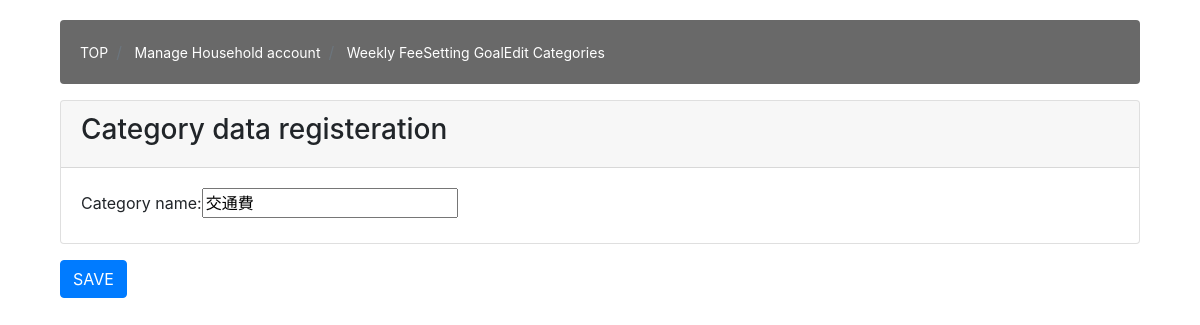
Before: /kakeibo/update_category/2 with the older database file.
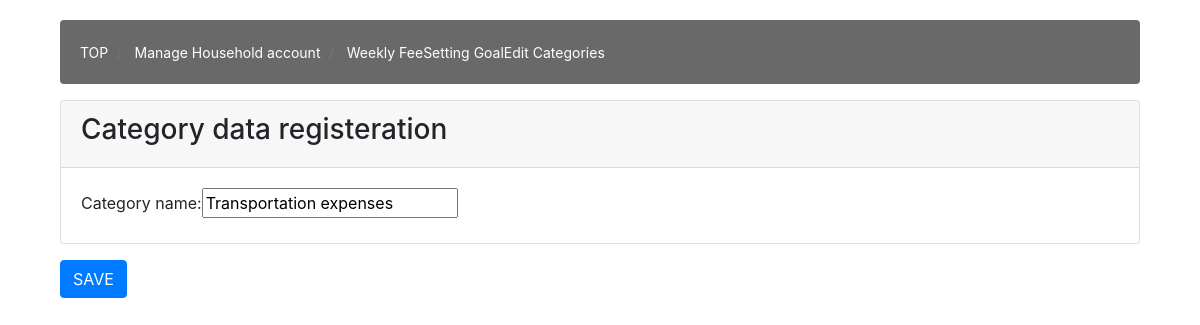
After: the same page with the newer database file.
### kakeibo/models.py (models this page shows, shortened)
class Category(models.Model):
    class Meta:
        db_table = "category"
        verbose_name = "Category"
        verbose_name_plural = "Category"
    category_name = models.CharField(max_length=255, unique=True)

### kakeibo/views.py (the view)
# urls.py: path('update_category/<int:pk>', views.CategoryUpdateView.as_view(),
class CategoryUpdateView(UpdateView):
    model = Category
    form_class = CategoryForm
    success_url = reverse_lazy('kakeibo:category_update_done_yes')

### kakeibo/forms.py
class CategoryForm(forms.ModelForm):
    class Meta:
        model = Category
        fields = ['category_name']

### kakeibo/templates/kakeibo/category_form.html (shortened to what this page needs)
{% extends 'kakeibo/base.htm' %}
{% load bootstrap %}
{% block content %}
<form method="post">
  <div class="container">
    <div class="row">
      <div class="col-12">
        <div class="content-wrapper">
          <div class="container-fluid">
            <ol class="breadcrumb" style="background-color: #696969; margin-top: 20px;  padding: 20px;">
            <li class="breadcrumb-item">
                <a href="{% url 'kakeibo:kakeibo_monster' %}" style="color: white; font-size: 14px;">TOP</a>
            </li>
            <li class="breadcrumb-item">
                <a href="{% url 'kakeibo:kakeibo_list' %}"  style="color: white; font-size: 14px;">Manage Household account</a>
            </li>
            <li class="breadcrumb-item">
                <a href="{% url 'kakeibo:kakeibo_circle' %}"  style="color: white; font-size: 14px;">Weekly Fee</a>
            </li>
            <li>
                <a href="{% url 'kakeibo:setgoal' %}"  style="color: white; font-size: 14px;">Setting Goal</a>
            </li>
            <li>
                <a href="{% url 'kakeibo:category_list' %}"  style="color: white; font-size: 14px;">Edit Categories</a>
            </li>
        </ol>
            <div class="card mb-3">
              <div class="card-header">
                <h3>Category data registeration</h3>
              </div>
              <div class="card-body"> {{ form|bootstrap }}
              </div>
            </div>
            <div class="row">
              <div class="col-12">
                <button class="btn btn-primary">SAVE</button>
              </div>
            </div>
          </div>
</form>
{% endblock %}

Changed rows visible on the page:
changed Category: category_name "交通費" → "Transportation expenses"
